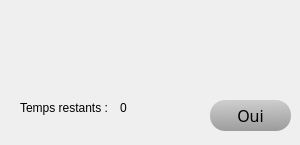
<?xml version="1.0" encoding="UTF-8"?>
<ui version="4.0">
 <class>gh</class>
 <widget class="QWidget" name="gh">
  <property name="windowModality">
   <enum>Qt::ApplicationModal</enum>
  </property>
  <property name="geometry">
   <rect>
    <x>0</x>
    <y>0</y>
    <width>300</width>
    <height>145</height>
   </rect>
  </property>
  <property name="minimumSize">
   <size>
    <width>300</width>
    <height>145</height>
   </size>
  </property>
  <property name="maximumSize">
   <size>
    <width>300</width>
    <height>145</height>
   </size>
  </property>
  <property name="windowTitle">
   <string>gh</string>
  </property>
  <widget class="QPushButton" name="new_op">
   <property name="geometry">
    <rect>
     <x>210</x>
     <y>100</y>
     <width>81</width>
     <height>31</height>
    </rect>
   </property>
   <property name="font">
    <font>
     <family>Mongolian Baiti</family>
     <pointsize>12</pointsize>
    </font>
   </property>
   <property name="styleSheet">
    <string notr="true">QPushButton{
	border-radius:15px;
	color: rgb(0, 0, 0);
	
	background-color: qlineargradient(spread:pad, x1:0.475, y1:0, x2:0.534, y2:1, stop:0 rgba(206, 206, 206, 255), stop:1 rgba(156, 156, 156, 255));
}
QPushButton:hover {
	
	
	background-color: rgb(0, 223, 164);
 }</string>
   </property>
   <property name="text">
    <string>Oui</string>
   </property>
  </widget>
  <widget class="QLabel" name="label_2">
   <property name="geometry">
    <rect>
     <x>20</x>
     <y>100</y>
     <width>101</width>
     <height>16</height>
    </rect>
   </property>
   <property name="text">
    <string>Temps restants :</string>
   </property>
  </widget>
  <widget class="QLabel" name="label_3">
   <property name="geometry">
    <rect>
     <x>120</x>
     <y>100</y>
     <width>55</width>
     <height>16</height>
    </rect>
   </property>
   <property name="text">
    <string>0</string>
   </property>
  </widget>
  <widget class="QLabel" name="label_4">
   <property name="geometry">
    <rect>
     <x>10</x>
     <y>20</y>
     <width>41</width>
     <height>41</height>
    </rect>
   </property>
   <property name="text">
    <string/>
   </property>
   <property name="pixmap">
    <pixmap>warning-notice-sign-symbol-38020.png</pixmap>
   </property>
   <property name="scaledContents">
    <bool>true</bool>
   </property>
  </widget>
 </widget>
 <resources/>
 <connections/>
</ui>
